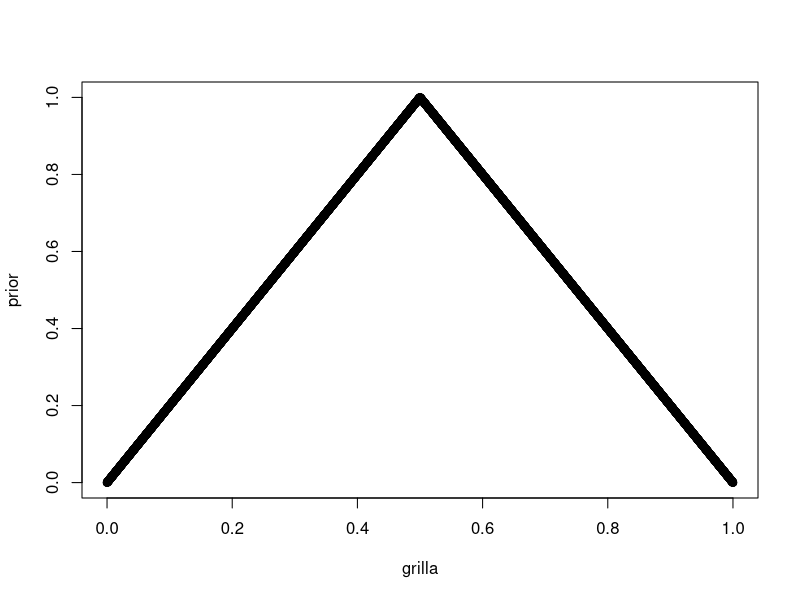
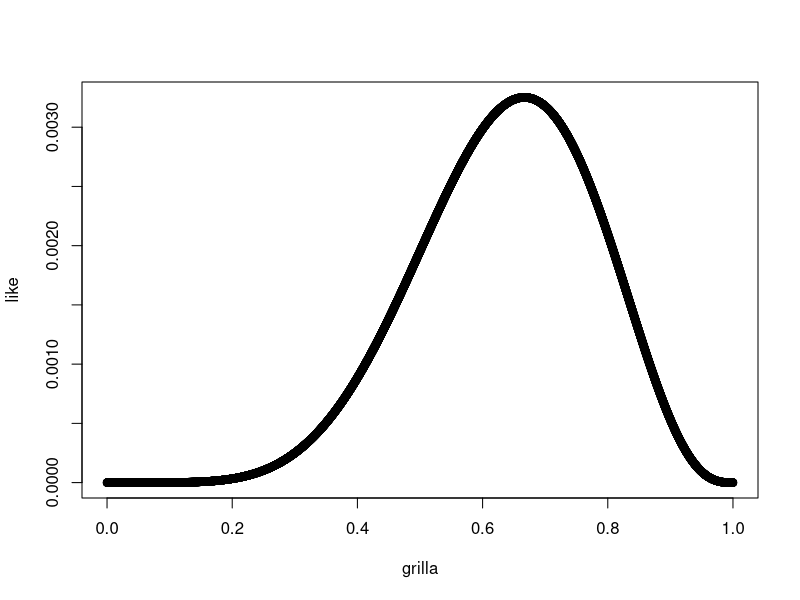
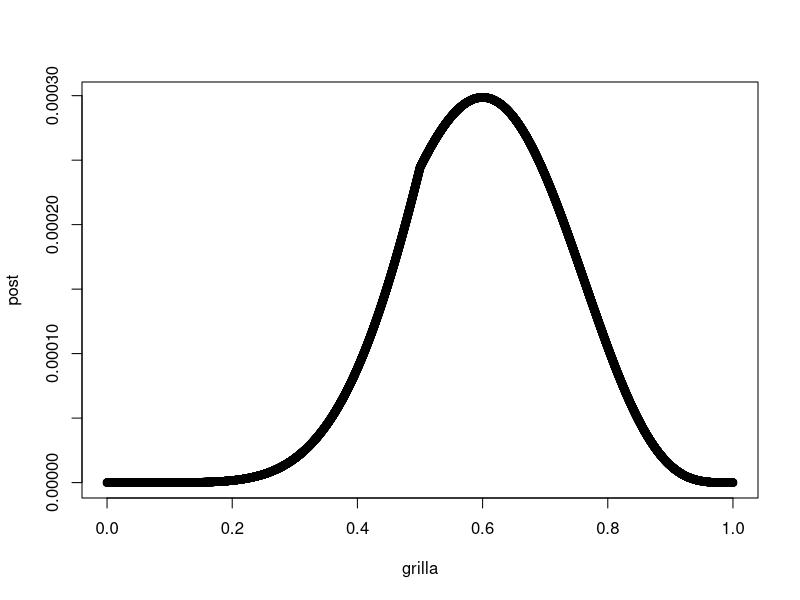
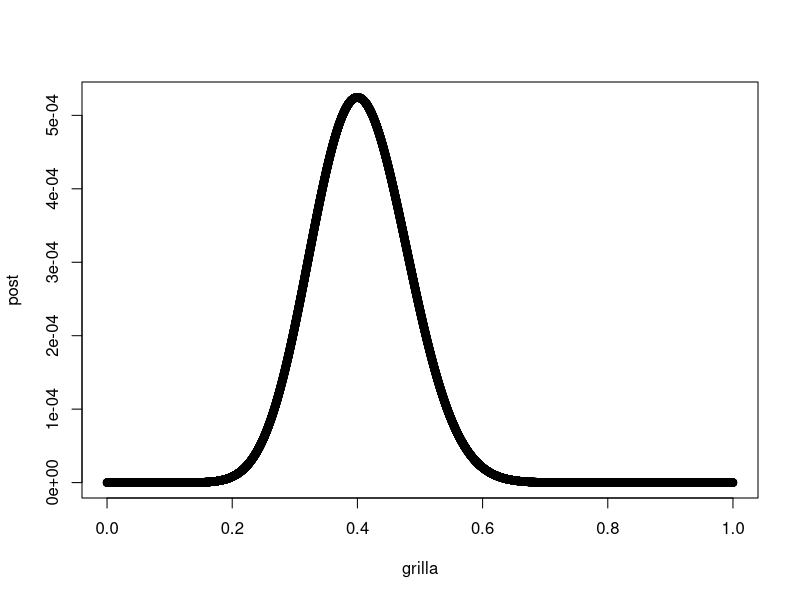

Source code (R) for these figures, in order:
## ---- chunk 1
resultadosBeta = rbeta(100000, 5, 12)

cantidad = c()
j=1
for (i in resultadosBeta){
  cantidad[j]= sum(rbinom(5, 1, i))
  j=j+1
}

table(cantidad)/100000
## ---- chunk 2
grilla = c(0:10000)/10000
prior = c()
for (j in c(1:length(grilla))){
  if (j<length(grilla)/2){
    prior[j] = grilla[j]*2
  }
  else{
    prior[j] = -1*grilla[j]*2 + 2
  }
}
## ---- chunk 3
plot(grilla, prior)
## ---- chunk 4
datos = c(1,0,1,1,1,0,1,0,1)
## ---- chunk 5
likeliHoodDadoDatosBinomial = function(grilla, experimentos, exitos){
  likelihood = c()
  for (j in c(1:length(grilla))){
    likelihood[j] = (grilla[j])^exitos * (1- grilla[j])^(experimentos - exitos)
  }
  return(likelihood)
}
## ---- chunk 6
like = likeliHoodDadoDatosBinomial(grilla, length(datos), sum(datos))
plot(grilla, like)
## ---- chunk 7
posteriorNoNormalizada = function(grilla, likelihood, prior){
  posteiorSinNorm = c()
  for (j in c(1:length(grilla))){
    posteiorSinNorm[j] = likelihood[j]*prior[j]
  }
  return(posteiorSinNorm)
}

posteriorNormalizada = function(posteriorSinNorm){
  posteriorNormal = posteriorSinNorm/sum(posteriorSinNorm)
  return(posteriorNormal)
}
## ---- chunk 8
post = posteriorNormalizada(posteriorNoNormalizada(grilla, like, prior))
plot(grilla, post)

## ---- chunk 9
generarNdatosDadoTheta = function(N, theta){
  return(rbinom(N,1, theta))
}
## ---- chunk 10
generarPosteriorDadoPriorYDatos = function(grilla, prior, datosBinomial){
  like = likeliHoodDadoDatosBinomial(grilla, length(datosBinomial), sum(datosBinomial) )
  posteriorNoNorm = posteriorNoNormalizada(grilla, like, prior)
  posterior = posteriorNormalizada(posteriorNoNorm)
  return(posterior)
}
## ---- chunk 11
N = 40
theta = 0.3
grilla = c(0:10000)/10000
priorUnif = rep(1, length(grilla))

datosGenerados = generarNdatosDadoTheta(N, theta)
post = generarPosteriorDadoPriorYDatos(grilla, priorUnif, datosGenerados)

quantilGrilla = function(grilla,post, bordeIzq, bordeDer){ # te agarra de p a (1-p)
  q1 = 1
  while(sum(post[1:q1])<bordeIzq){
    q1 = q1 + 1
  }
  q3 = q1+1
  while(sum(post[1:q3])<bordeDer){
    q3 = q3 + 1
  }
  return(c(grilla[q1],grilla[q3]))
}
intervalo = quantilGrilla(grilla, post, 0.25, 0.75)
longIntervalo = intervalo[2] - intervalo[1]
longIntervalo
## ---- chunk 12
plot(grilla,post)
